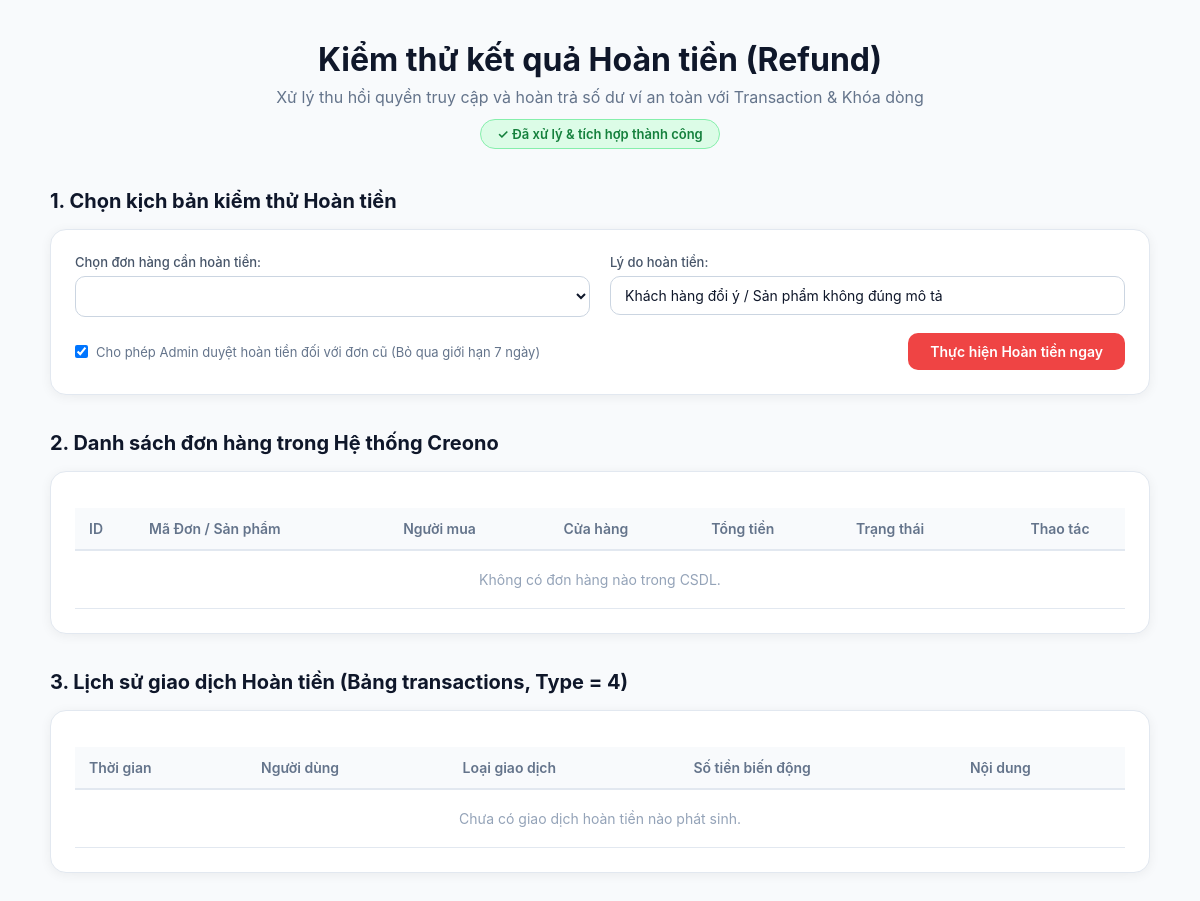
The page /public/test_refund.php on the database as committed earlier.
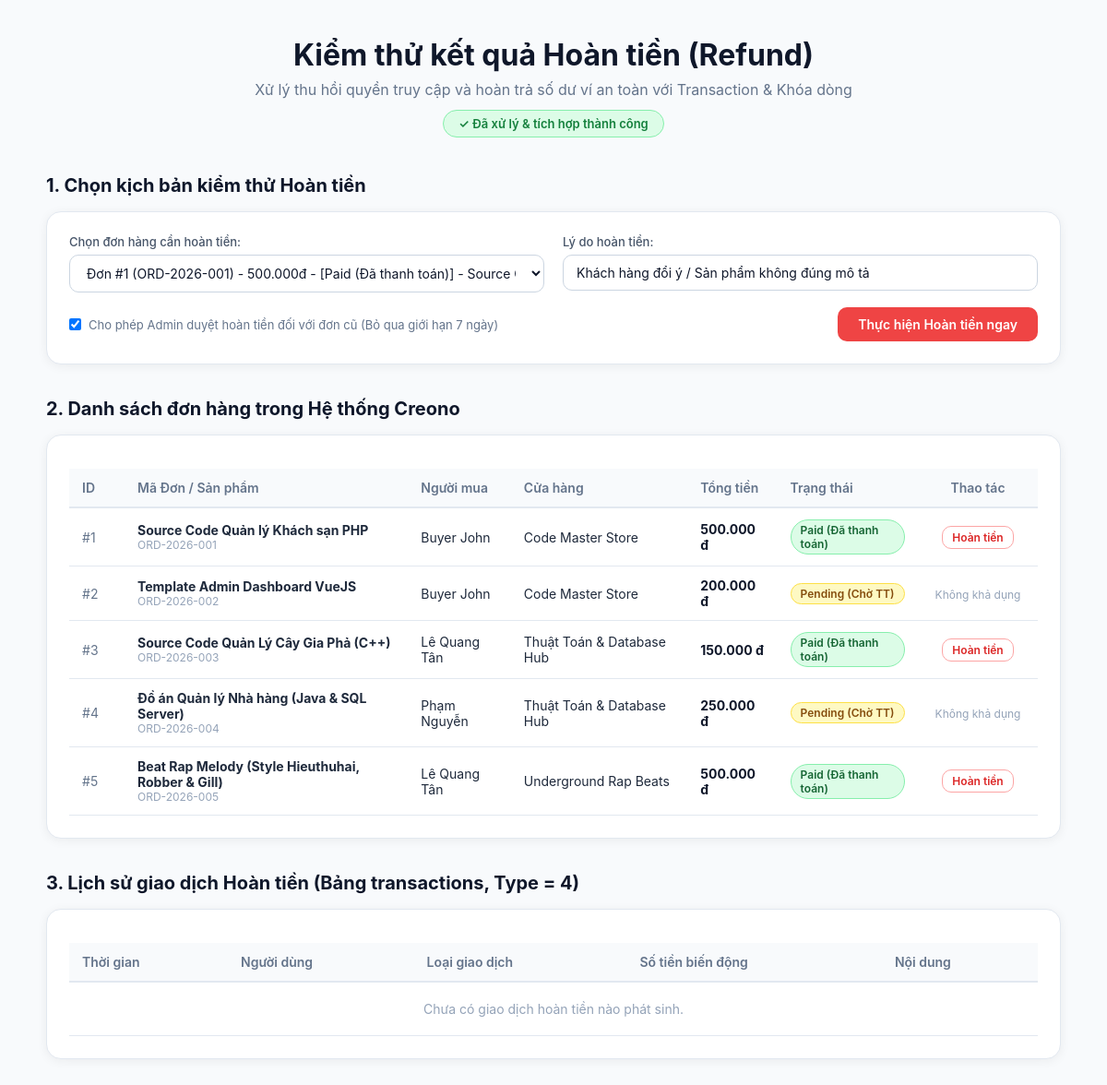
The same page on the database as committed later.
### tables this page shows
CREATE TABLE orders (
    id BIGINT AUTO_INCREMENT PRIMARY KEY,
    order_number VARCHAR(50) NOT NULL,
    user_id BIGINT NOT NULL,
    product_id BIGINT NOT NULL,
    total_amount DECIMAL(19,4) NOT NULL,
    platform_fee DECIMAL(19,4) DEFAULT 0.0000,
    seller_amount DECIMAL(19,4) DEFAULT 0.0000,
    status TINYINT DEFAULT 1 COMMENT '1:Pending, 2:Paid, 3:Cancelled',
    order_expires_at DATETIME DEFAULT NULL,
    created_at DATETIME DEFAULT CURRENT_TIMESTAMP,
    CONSTRAINT fk_order_user FOREIGN KEY (user_id) REFERENCES users(id),
    CONSTRAINT fk_order_product FOREIGN KEY (product_id) REFERENCES products(id) ON DELETE CASCADE
);

CREATE TABLE products (
    id BIGINT AUTO_INCREMENT PRIMARY KEY,
    store_id BIGINT NOT NULL,
    category_id BIGINT DEFAULT NULL,
    title VARCHAR(255) NOT NULL,
    description TEXT DEFAULT NULL,
    price DECIMAL(19,4) NOT NULL,
    preview_url VARCHAR(500) DEFAULT NULL,
    rating DECIMAL(3,2) DEFAULT 0.00,
    review_count INT DEFAULT 0,
    download_count INT DEFAULT 0,
    status TINYINT DEFAULT 1 COMMENT '1:Pending, 2:Approved, 3:Rejected',
    deleted_at DATETIME DEFAULT NULL,
    created_at DATETIME DEFAULT CURRENT_TIMESTAMP,
    CONSTRAINT fk_product_store FOREIGN KEY (store_id) REFERENCES stores(id),
    CONSTRAINT fk_product_category FOREIGN KEY (category_id) REFERENCES categories(id) ON DELETE SET NULL
);

CREATE TABLE users (
    id BIGINT AUTO_INCREMENT PRIMARY KEY,
    name VARCHAR(255) NOT NULL,
    email VARCHAR(255) NOT NULL UNIQUE,
    password VARCHAR(255) NOT NULL,
    role TINYINT DEFAULT 1 COMMENT '1:Buyer, 2:Seller, 3:Admin, 4:Censor',
    is_locked TINYINT DEFAULT 0 COMMENT '0:Active, 1:Locked',
    created_at DATETIME DEFAULT CURRENT_TIMESTAMP
);

CREATE TABLE stores (
    id BIGINT AUTO_INCREMENT PRIMARY KEY,
    user_id BIGINT NOT NULL,
    name VARCHAR(255) NOT NULL,
    status TINYINT DEFAULT 1,
    CONSTRAINT fk_store_user FOREIGN KEY (user_id) REFERENCES users(id)
);

### app/Core/Database.php (called while the page is built, shortened)
<?php
class Database {
    private $host = DB_HOST;
    private $user = DB_USER;
    private $pass = DB_PASS;
    private $dbname = DB_NAME;
    private $dbh;
    private $stmt;
    public function __construct() {
        $dsn = 'mysql:host=' . $this->host . ';dbname=' . $this->dbname . ';charset=utf8mb4';
        $options = array(
            PDO::ATTR_PERSISTENT => true,
            PDO::ATTR_ERRMODE => PDO::ERRMODE_EXCEPTION,
            PDO::ATTR_DEFAULT_FETCH_MODE => PDO::FETCH_OBJ
        );
        try {
            $this->dbh = new PDO($dsn, $this->user, $this->pass, $options);
        } catch (PDOException $e) {
            $this->error = $e->getMessage();
            die("Lỗi kết nối DB: " . $this->error);
        }
    }
    public function query($sql) {
        $this->stmt = $this->dbh->prepare($sql);
    }
    public function execute() {
        return $this->stmt->execute();
    }
    public function resultSet() {
        $this->execute();
        return $this->stmt->fetchAll();
    }
}

### public/test_refund.php (the view, shortened to what this page needs)
<?php
require_once dirname(__DIR__) . '/app/Core/Database.php';
$db = new Database();
$db->query("
    SELECT o.*,
           p.title as product_title,
           s.name as store_name,
           u.name as buyer_name,
           u.email as buyer_email
    FROM orders o
    JOIN products p ON o.product_id = p.id
    JOIN stores s ON p.store_id = s.id
    JOIN users u ON o.user_id = u.id
    ORDER BY o.id ASC
");
$allOrders = $db->resultSet();
$db->query("
    SELECT t.*, w.user_id, u.name as user_name
    FROM transactions t
    JOIN wallets w ON t.wallet_id = w.id
    JOIN users u ON w.user_id = u.id
    WHERE t.type = 4
    ORDER BY t.created_at DESC
    LIMIT 6
");
$recentRefunds = $db->resultSet();
$selectedOrderId = null;
$customReason = 'Khách hàng đổi ý / Sản phẩm không đúng mô tả';
function orderStatusBadge(int $status): array {
    return match($status) {
        1 => ['bg' => '#fef9c3', 'color' => '#854d0e', 'border' => '#fde047', 'text' => 'Pending (Chờ TT)'],
        2 => ['bg' => '#dcfce7', 'color' => '#166534', 'border' => '#86efac', 'text' => 'Paid (Đã thanh toán)'],
        3 => ['bg' => '#f1f5f9', 'color' => '#475569', 'border' => '#cbd5e1', 'text' => 'Cancelled (Đã hủy)'],
        4 => ['bg' => '#fee2e2', 'color' => '#991b1b', 'border' => '#fca5a5', 'text' => 'Refunded (Đã hoàn tiền)'],
        5 => ['bg' => '#e0f2fe', 'color' => '#0369a1', 'border' => '#7dd3fc', 'text' => 'Received (Đã nhận - Khóa HT)'],
        default => ['bg' => '#f1f5f9', 'color' => '#475569', 'border' => '#cbd5e1', 'text' => 'Unknown']
    };
}
?>
<!DOCTYPE html>
<html lang="vi">
<head>
</head>
<body>
<div class="container">
    <div class="header">
        <h1>Kiểm thử kết quả Hoàn tiền (Refund)</h1>
        <p>Xử lý thu hồi quyền truy cập và hoàn trả số dư ví an toàn với Transaction &amp; Khóa dòng</p>
        <span class="badge-success">✓ Đã xử lý &amp; tích hợp thành công</span>
    </div>
    <div class="section-title">1. Chọn kịch bản kiểm thử Hoàn tiền</div>
    <div class="card" style="margin-bottom:28px;">
        <form method="POST" action="">
            <div class="grid-2" style="margin-bottom:16px;">
                <div>
                    <label class="form-label" for="order_id">Chọn đơn hàng cần hoàn tiền:</label>
                    <select name="order_id" id="order_id" class="form-select" required>
                        <?php foreach ($allOrders as $ord):
                        ?>
                            <option value="<?php echo $ord->id; ?>" <?php echo ($selectedOrderId === (int)$ord->id) ? 'selected' : ''; ?>>
                                Đơn #<?php echo $ord->id; ?>
                            </option>
                        <?php endforeach; ?>
                    </select>
                </div>
                <div>
                    <label class="form-label" for="reason">Lý do hoàn tiền:</label>
                    <input type="text" id="reason" name="reason" class="form-input" value="<?php echo htmlspecialchars($customReason); ?>" placeholder="Nhập lý do hoàn tiền...">
                </div>
            </div>
            <div style="display:flex; justify-content:space-between; align-items:center; flex-wrap:wrap; gap:12px;">
                <label style="display:flex; align-items:center; gap:8px; font-size:13px; color:#64748b; cursor:pointer;">
                    <input type="checkbox" name="ignore_time" value="1" checked>
                    Cho phép Admin duyệt hoàn tiền đối với đơn cũ (Bỏ qua giới hạn 7 ngày)
                </label>
                <button type="submit" class="btn btn-danger">
                    Thực hiện Hoàn tiền ngay
                </button>
            </div>
        </form>
    </div>
    <div class="section-title">2. Danh sách đơn hàng trong Hệ thống Creono</div>
    <div class="card" style="margin-bottom:28px;">
        <div class="table-wrap">
            <table>
                <thead>
                    <tr>
                        <th style="width:60px;">ID</th>
                        <th>Mã Đơn / Sản phẩm</th>
                        <th>Người mua</th>
                        <th>Cửa hàng</th>
                        <th>Tổng tiền</th>
                        <th>Trạng thái</th>
                        <th style="width:130px; text-align:center;">Thao tác</th>
                    </tr>
                </thead>
                <tbody>
                    <?php if (!empty($allOrders)): ?>
                        <?php foreach ($allOrders as $o):
                            $st = orderStatusBadge((int)$o->status);
                        ?>
                            <tr>
                                <td><span style="color:#64748b;">#<?php echo $o->id; ?></span></td>
                                <td>
                                    <strong><?php echo htmlspecialchars($o->product_title); ?></strong>
                                    <div style="font-size:12px; color:#94a3b8;"><?php echo htmlspecialchars($o->order_number); ?></div>
                                </td>
                                <td><?php echo htmlspecialchars($o->buyer_name); ?></td>
                                <td><?php echo htmlspecialchars($o->store_name); ?></td>
                                <td><strong style="color:#0f172a;"><?php echo number_format((float)$o->total_amount, 0, ',', '.'); ?> đ</strong></td>
                                <td>
                                    <span class="status-pill" style="background:<?php echo $st['bg']; ?>; color:<?php echo $st['color']; ?>; border-color:<?php echo $st['border']; ?>;">
                                        <?php echo $st['text']; ?>
                                    </span>
                                </td>
                                <td style="text-align:center;">
                                    <?php if ((int)$o->status === 2): ?>
                                        <form method="POST" action="" style="display:inline;">
                                            <button type="submit" class="btn btn-outline" style="padding:4px 10px; font-size:12px; color:#dc2626; border-color:#fca5a5;">
                                                Hoàn tiền
                                            </button>
                                        </form>
                                    <?php elseif ((int)$o->status === 4): ?>
                                        <span style="font-size:12px; color:#16a34a;">Đã hoàn tiền</span>
                                    <?php else: ?>
                                        <span style="font-size:12px; color:#94a3b8;">Không khả dụng</span>
                                    <?php endif; ?>
                                </td>
                            </tr>
                        <?php endforeach; ?>
                    <?php else: ?>
                        <tr><td colspan="7" style="text-align:center; color:#94a3b8; padding:20px;">Không có đơn hàng nào trong CSDL.</td></tr>
                    <?php endif; ?>
                </tbody>
            </table>
        </div>
    </div>
    <div class="section-title">3. Lịch sử giao dịch Hoàn tiền (Bảng transactions, Type = 4)</div>
    <div class="card">
        <div class="table-wrap">
            <table>
                <thead>
                    <tr>
                        <th>Thời gian</th>
                        <th>Người dùng</th>
                        <th>Loại giao dịch</th>
                        <th>Số tiền biến động</th>
                        <th>Nội dung</th>
                    </tr>
                </thead>
                <tbody>
                    <?php if (!empty($recentRefunds)): ?>
                        <?php foreach ($recentRefunds as $tr): ?>
                            <tr>
                                <td style="font-size:13px; color:#64748b;"><?php echo date('d/m/Y H:i:s', strtotime((string)$tr->created_at)); ?></td>
                                <td><strong><?php echo htmlspecialchars($tr->user_name); ?></strong></td>
                                <td><span class="status-pill" style="background:#fee2e2; color:#991b1b; border-color:#fca5a5;">Hoàn tiền (Type 4)</span></td>
                                <td>
                                    <strong style="<?php echo (float)$tr->amount > 0 ? 'color:#16a34a;' : 'color:#ef4444;'; ?>">
                                        <?php echo ((float)$tr->amount > 0 ? '+' : '') . number_format((float)$tr->amount, 0, ',', '.') . ' đ'; ?>
                                    </strong>
                                </td>
                                <td style="color:#475569; font-size:13px;"><?php echo htmlspecialchars($tr->description); ?></td>
                            </tr>
                        <?php endforeach; ?>
                    <?php else: ?>
                        <tr><td colspan="5" style="text-align:center; color:#94a3b8; padding:20px;">Chưa có giao dịch hoàn tiền nào phát sinh.</td></tr>
                    <?php endif; ?>
                </tbody>
            </table>
        </div>
    </div>
</div>
</body>
</html>

### public/test_refund.php (style rules this page uses)
* { box-sizing: border-box; margin: 0; padding: 0; font-family: -apple-system, BlinkMacSystemFont, "Segoe UI", Roboto, sans-serif; }
body { background: #f8fafc; color: #1d1d1f; padding: 40px 20px; }
.container { max-width: 1100px; margin: 0 auto; }
.header { text-align: center; margin-bottom: 40px; }
.header h1 { font-size: 32px; font-weight: 700; color: #0f172a; margin-bottom: 8px; }
.header p { color: #64748b; font-size: 16px; }
.badge-success { display: inline-block; background: #dcfce7; color: #15803d; border: 1px solid #86efac; padding: 6px 16px; border-radius: 20px; font-size: 13px; font-weight: 600; margin-top: 12px; }
.section-title { font-size: 20px; font-weight: 700; margin: 36px 0 16px; color: #0f172a; }
.card { background: #fff; border-radius: 16px; padding: 24px; box-shadow: 0 2px 12px rgba(0,0,0,0.06); border: 1px solid #e2e8f0; }
.grid-2 { display: grid; grid-template-columns: 1fr 1fr; gap: 20px; margin-bottom: 20px; }
.form-label { font-size: 13px; font-weight: 500; color: #475569; margin-bottom: 6px; display: block; }
.form-input, .form-select { width: 100%; background: #fff; border: 1px solid #cbd5e1; color: #0f172a; border-radius: 10px; padding: 10px 14px; font-size: 14px; font-family: inherit; transition: border-color 0.2s; }
.btn { display: inline-flex; align-items: center; justify-content: center; gap: 8px; padding: 10px 22px; border-radius: 10px; font-size: 14px; font-weight: 600; cursor: pointer; border: none; transition: 0.2s; text-decoration: none; }
.btn-danger { background: #ef4444; color: #fff; }
.btn-outline { background: #fff; border: 1px solid #cbd5e1; color: #475569; }
.table-wrap { overflow-x: auto; margin-top: 12px; }
table { width: 100%; border-collapse: collapse; font-size: 14px; }
th { text-align: left; padding: 12px 14px; background: #f8fafc; color: #64748b; font-weight: 600; border-bottom: 2px solid #e2e8f0; }
td { padding: 12px 14px; border-bottom: 1px solid #e2e8f0; color: #1e293b; }
.status-pill { display: inline-block; padding: 3px 10px; border-radius: 20px; font-size: 12px; font-weight: 600; border: 1px solid; }

Rows that differ between the two databases and show on the page:
added orders: id "1", product.title "Source Code Quản lý Khách sạn PHP", order_number "ORD-2026-001", user.name "Buyer John", stores.name "Code Master Store", total_amount "500.000", status "Paid (Đã thanh toán)"
added orders: id "2", product.title "Template Admin Dashboard VueJS", order_number "ORD-2026-002", user.name "Buyer John", stores.name "Code Master Store", total_amount "200.000", status "Pending (Chờ TT)", shows "Không khả dụng"
added orders: id "3", product.title "Source Code Quản Lý Cây Gia Phả (C++)", order_number "ORD-2026-003", user.name "Lê Quang Tân", stores.name "Thuật Toán & Database Hub", total_amount "150.000", status "Paid (Đã thanh toán)"
added orders: id "4", product.title "Đồ án Quản lý Nhà hàng (Java & SQL Server)", order_number "ORD-2026-004", user.name "Phạm Nguyễn", stores.name "Thuật Toán & Database Hub", total_amount "250.000", status "Pending (Chờ TT)", shows "Không khả dụng"
added orders: id "5", product.title "Beat Rap Melody (Style Hieuthuhai, Robber & Gill)", order_number "ORD-2026-005", user.name "Lê Quang Tân", stores.name "Underground Rap Beats", total_amount "500.000", status "Paid (Đã thanh toán)"
Other text that changed with them:
form field order_id: (not shown) → "Đơn #1 (ORD-2026-001) - 500.000đ - [Paid (Đã thanh toán)] - Source Code Quản lý Khách sạn PHP"
text no longer shown: "Không có đơn hàng nào trong CSDL."
